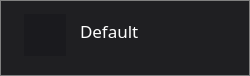
<?xml version="1.0" encoding="UTF-8"?>
<ui version="4.0">
 <class>Form</class>
 <widget class="QWidget" name="Form">
  <property name="geometry">
   <rect>
    <x>0</x>
    <y>0</y>
    <width>250</width>
    <height>76</height>
   </rect>
  </property>
  <property name="sizePolicy">
   <sizepolicy hsizetype="Fixed" vsizetype="Preferred">
    <horstretch>0</horstretch>
    <verstretch>0</verstretch>
   </sizepolicy>
  </property>
  <property name="font">
   <font>
    <family>Agency FB</family>
    <pointsize>11</pointsize>
   </font>
  </property>
  <property name="windowTitle">
   <string>Form</string>
  </property>
  <property name="styleSheet">
   <string notr="true">background-color:#1f1f22;
border: 1px solid grey;
</string>
  </property>
  <widget class="QLabel" name="label">
   <property name="geometry">
    <rect>
     <x>80</x>
     <y>10</y>
     <width>131</width>
     <height>41</height>
    </rect>
   </property>
   <property name="font">
    <font>
     <family>Agency FB</family>
     <pointsize>13</pointsize>
    </font>
   </property>
   <property name="styleSheet">
    <string notr="true">border: 0px;
color: qlineargradient(x0:0, y0:1, x2:0, y2:1,stop:0 rgb(113, 109, 252), stop:1 rgb(255, 255, 255));</string>
   </property>
   <property name="text">
    <string>Default</string>
   </property>
  </widget>
  <widget class="QLabel" name="label_2">
   <property name="geometry">
    <rect>
     <x>20</x>
     <y>10</y>
     <width>50</width>
     <height>50</height>
    </rect>
   </property>
   <property name="sizePolicy">
    <sizepolicy hsizetype="Fixed" vsizetype="Fixed">
     <horstretch>0</horstretch>
     <verstretch>0</verstretch>
    </sizepolicy>
   </property>
   <property name="minimumSize">
    <size>
     <width>50</width>
     <height>50</height>
    </size>
   </property>
   <property name="maximumSize">
    <size>
     <width>50</width>
     <height>50</height>
    </size>
   </property>
   <property name="styleSheet">
    <string notr="true">image: url(:/resources/avatar_9.png);
margin:4px;
border:0px;
background-color:#1a1a1e;</string>
   </property>
   <property name="text">
    <string/>
   </property>
  </widget>
 </widget>
 <resources>
  <include location="../res.qrc"/>
 </resources>
 <connections/>
</ui>
